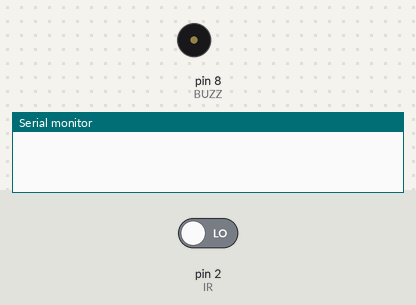
This sketch was run on a simulated Arduino Nano, built with avr-gcc and run on an emulated ATmega328P. Parts: buzzer (waves = sounding), the last lines printed to the serial monitor. The inputs (shaded band) are chosen by the test bench; at power-on: pin 2 (IR) LOW.

Above: at 1.2 s.
1.3 s: pin 2 (IR) driven HIGH
At 1.45 s:
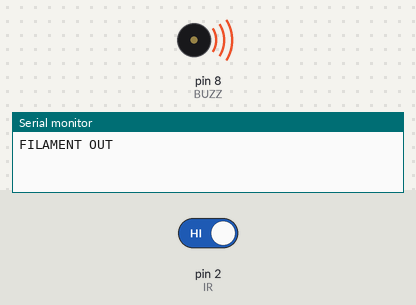
4.3 s: pin 2 (IR) driven LOW
At 5.6 s:
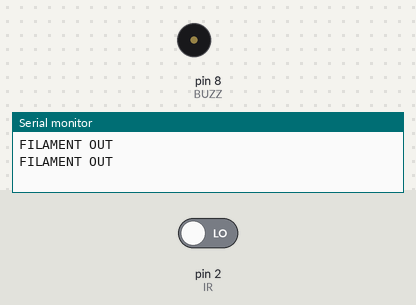
Timing chart, 0 to 7.3 s (numbered marks = the images above; inputs shaded):
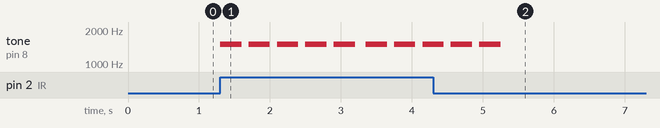

Measured:
- after the input at 1.3 s, tone on pin 8 (BUZZ): alternates 1500 Hz for 0.30 s and silent for 0.10 s, starting at once
- after the input at 4.3 s, tone on pin 8 (BUZZ): goes on until 5.3 s, then stays silent

The sketch:

filament_runout_alarm.ino
```cpp
// Reads an IR obstacle sensor on digital pin 2 and sounds a piezo buzzer on pin 8 with a repeating tone pattern when filament is absent.
//
// Full tutorial: https://shillehtek.com/blogs/news/arduino-nano-ir-obstacle-filament-runout-alarm
// Parts used: https://shillehtek.com/products/ir-infrared-obstacle-avoidance-sensor-module-for-arduino-robot
//             https://shillehtek.com/products/ky-006-passive-piezo-buzzer-alarm-module-for-arduino-projects
//             https://shillehtek.com/products/arduino-nano-v3-presoldered-ch340g-atmega328p
// More examples: https://github.com/shillehbean/shillehtek-examples
//

const int IR = 2;
const int BUZZ = 8;
void setup() {
  pinMode(IR, INPUT);
  pinMode(BUZZ, OUTPUT);
  Serial.begin(9600);
}
void loop() {
  if (digitalRead(IR) == HIGH) {   // filament absent
    Serial.println("FILAMENT OUT");
    for (int i = 0; i < 5; i++) {
      tone(BUZZ, 1500, 300); delay(400);
    }
  }
  delay(50);
}
```
